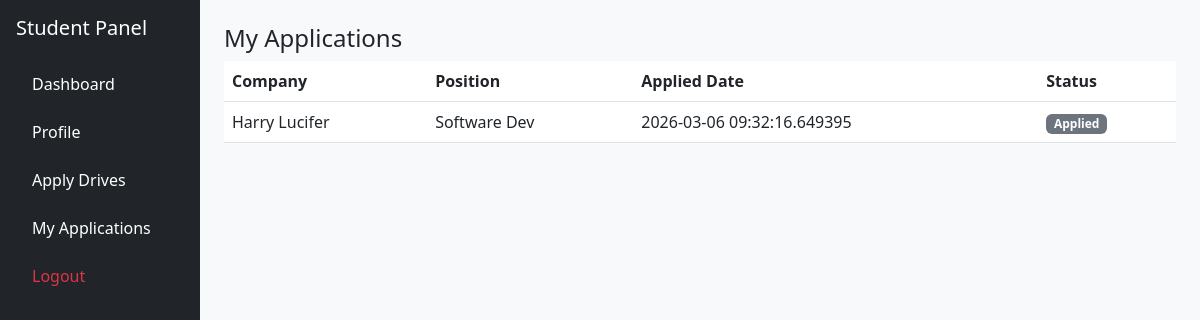
The app's page /student/applications (signed in), older data.
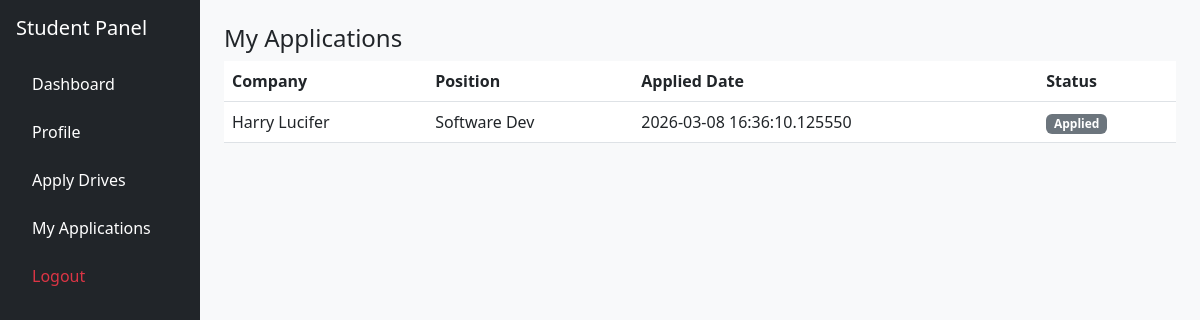
The same page, newer data.
### application/models.py (models this page shows)
class Application(db.Model):
    id = db.Column(db.Integer, primary_key=True)
    studentId = db.Column(db.Integer, db.ForeignKey('student.id'), nullable=False)
    driveId = db.Column(db.Integer, db.ForeignKey('drive.id'), nullable=False)
    applicationDate = db.Column(db.DateTime, nullable=False)
    gpa = db.Column(db.Float, nullable=False)
    department = db.Column(db.String(50), nullable=False)
    status = db.Column(db.String(50), nullable=False, default="Applied")
    student = db.relationship('Student', back_populates='applications', lazy=True)

class Company(db.Model, UserMixin):
    id = db.Column(db.Integer, primary_key=True)
    username = db.Column(db.String(100), unique=True, nullable=False)
    email = db.Column(db.String(120), unique=True, nullable=False)
    name = db.Column(db.String(100), unique=True, nullable=False)
    password = db.Column(db.String(128), nullable=False)
    category = db.Column(db.String(50), nullable=False) # Gold, Silver, etc.
    scale = db.Column(db.String(50), nullable=False)    # MNC, Startup, etc.
    description = db.Column(db.Text, nullable=True)
    placementHistory = db.Column(db.Text, nullable=True)
    address = db.Column(db.String(100), nullable=True)
    locations = db.Column(db.String(200), nullable=True)
    website = db.Column(db.String(100), nullable=True)
    contactName = db.Column(db.String(100), nullable=True)
    contactEmail = db.Column(db.String(120), nullable=True)
    status = db.Column(db.String(50), nullable=False, default="Pending")
    isBlacklisted = db.Column(db.Boolean, nullable=False, default=False)
    drives = db.relationship('Drive', backref='company', lazy=True)

class Drive(db.Model):
    id = db.Column(db.Integer, primary_key=True)
    companyId = db.Column(db.Integer, db.ForeignKey('company.id'), nullable=False)
    title = db.Column(db.String(100), nullable=False)
    description = db.Column(db.Text, nullable=True)
    eligibilityCriteria = db.Column(db.Text, nullable=True)
    salary = db.Column(db.String(50), nullable=True)
    skillsRequired = db.Column(db.String(200), nullable=True)
    experienceRequired = db.Column(db.String(50), nullable=True)
    applicationDeadline = db.Column(db.DateTime, nullable=False)
    vacancy = db.Column(db.Integer, nullable=False)
    location = db.Column(db.String(100), nullable=True)
    hiringStatus = db.Column(db.String(50), nullable=False, default="Hiring")
    adminStatus = db.Column(db.String(50), nullable=False, default="Pending")
    applications = db.relationship('Application', backref='drive', lazy=True)
    interviewrounds = db.Column(db.Integer, nullable=False, default=2)

### application/controllers.py (the view)
@app.route("/student/applications")
@login_required
def student_applications():
    if current_user.type != "student":
        return redirect("/login")
    student = Student.query.filter_by(userId=current_user.id).first()
    applications = Application.query.filter_by(
        studentId=student.id
    ).all()
    return render_template(
        "studentapplication.html",
        applications=applications
    )

### app.py (called while the page is built)
def create_app():
    app = Flask(__name__)
    app.config['SECRET_KEY'] = "afgjke12359754iloyuremane45j"
    app.config['SQLALCHEMY_DATABASE_URI'] = 'sqlite:///placement_portal.sqlite3'
    app.config['SQLALCHEMY_TRACK_MODIFICATIONS'] = False
    app.debug = True
    db.init_app(app)
    login_manager.init_app(app)
    login_manager.login_view = "login"
    @login_manager.user_loader
    def load_user(user_id):
        if not user_id:
            return None
        try:
            uid = int(user_id)
        except Exception:
            return None
        user = User.query.get(uid)
        if user:
            return user
        return Company.query.get(uid)
    return app

### templates/studentapplication.html (shortened to what this page needs)
<!DOCTYPE html>
<html>
<head>
<link href="https://cdn.jsdelivr.net/npm/bootstrap@5.3.0/dist/css/bootstrap.min.css" rel="stylesheet">
</head>
<body class="bg-light">
<div class="container-fluid">
<div class="row">
<div class="col-md-3 col-lg-2 bg-dark text-white min-vh-100 p-3 d-none d-md-block">
<h5 class="mb-4">Student Panel</h5>
<ul class="nav flex-column">
<li class="nav-item mb-2">
<a href="/student" class="nav-link text-white">Dashboard</a>
</li>
<li class="nav-item mb-2">
<a href="/student/profile" class="nav-link text-white">Profile</a>
</li>
<li class="nav-item mb-2">
<a href="/student/drives" class="nav-link text-white">Apply Drives</a>
</li>
<li class="nav-item mb-2">
<a href="/student/applications" class="nav-link text-white">My Applications</a>
</li>
<li class="nav-item">
<a href="/logout" class="nav-link text-danger">Logout</a>
</li>
</ul>
</div>
<div class="col-md-9 col-lg-10 p-4">
<h4>My Applications</h4>
<div class="table-responsive">
<table class="table table-hover align-middle">
<thead>
<tr>
<th>Company</th>
<th>Position</th>
<th>Applied Date</th>
<th>Status</th>
</tr>
</thead>
<tbody>
{% for app in applications %}
<tr>
<td>{{app.drive.company.name}}</td>
<td>{{app.drive.title}}</td>
<td>{{app.applicationDate}}</td>
<td>
{% if app.status == "Applied" %}
<span class="badge bg-secondary">Applied</span>
{% elif app.status == "Shortlisted" %}
<span class="badge bg-warning text-dark">Shortlisted</span>
{% elif app.status == "Selected" %}
<span class="badge bg-success">Selected</span>
{% elif app.status == "Rejected" %}
<span class="badge bg-danger">Rejected</span>
{% endif %}
</td>
</tr>
{% endfor %}
</tbody>
</table>
</div>
</div>
</div>
</body>
</html>

Row changes from the older to the newer data that the page shows:
changed Application "Harry Lucifer": applicationDate "2026-03-06 09:32:16.649395" → "2026-03-08 16:36:10.125550"
